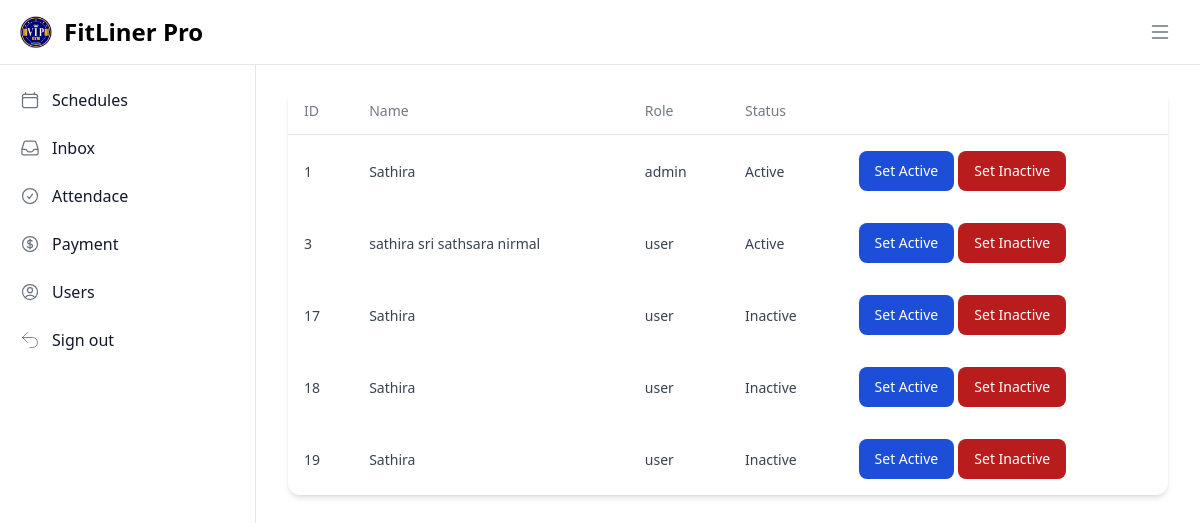
/public/admin_dashboard.php?active=users (signed in), run on the app's committed database.
### tables this page shows
CREATE TABLE `users` (
  `id` int NOT NULL,
  `name` varchar(100) NOT NULL,
  `email` varchar(100) NOT NULL,
  `password` varchar(255) NOT NULL,
  `created_at` timestamp NULL DEFAULT CURRENT_TIMESTAMP,
  `role` char(100) NOT NULL,
  `status` char(50) NOT NULL
);

### views/admins/users.php (the view, shortened to what this page needs)
<?php
include '../config.php';
$query = "SELECT * FROM users";
$result = $conn->query($query);
$users = $result->fetch_all(MYSQLI_ASSOC);
?>
<div class="relative flex flex-col w-full h-full overflow-scroll text-gray-700 bg-white shadow-md bg-clip-border rounded-xl">
    <table class="w-full text-left table-auto min-w-max">
        <thead>
            <tr>
                <th class="p-4 border-b border-blue-gray-100 bg-blue-gray-50">
                    <p class="block font-sans text-sm antialiased font-normal leading-none text-blue-gray-900 opacity-70">ID</p>
                </th>
                <th class="p-4 border-b border-blue-gray-100 bg-blue-gray-50">
                    <p class="block font-sans text-sm antialiased font-normal leading-none text-blue-gray-900 opacity-70">Name</p>
                </th>
                <th class="p-4 border-b border-blue-gray-100 bg-blue-gray-50">
                    <p class="block font-sans text-sm antialiased font-normal leading-none text-blue-gray-900 opacity-70">Role</p>
                </th>
                <th class="p-4 border-b border-blue-gray-100 bg-blue-gray-50">
                    <p class="block font-sans text-sm antialiased font-normal leading-none text-blue-gray-900 opacity-70">Status</p>
                </th>
                <th class="p-4 border-b border-blue-gray-100 bg-blue-gray-50"></th>
            </tr>
        </thead>
        <tbody>
            <?php foreach ($users as $user): ?>
                <tr class="even:bg-blue-gray-50/50">
                    <td class="p-4">
                        <p class="block font-sans text-sm antialiased font-normal leading-normal text-blue-gray-900"><?php echo htmlspecialchars($user['id']); ?></p>
                    </td>
                    <td class="p-4">
                        <p class="block font-sans text-sm antialiased font-normal leading-normal text-blue-gray-900"><?php echo htmlspecialchars($user['name']); ?></p>
                    </td>
                    <td class="p-4">
                        <p class="block font-sans text-sm antialiased font-normal leading-normal text-blue-gray-900"><?php echo htmlspecialchars($user['role']); ?></p>
                    </td>
                    <td class="p-4">
                        <p class="block font-sans text-sm antialiased font-normal leading-normal text-blue-gray-900"><?php echo htmlspecialchars($user['status']); ?></p>
                    </td>
                    <td class="p-4">
                        <div class="max-w-lg mx-auto">
                            <form action="../views/admins/change_status.php" method="POST">
                                <button type="submit" name="status" value="Active" class="text-white bg-blue-700 hover:bg-blue-800 focus:ring-4 focus:ring-blue-300 font-medium rounded-lg text-sm px-4 py-2.5 text-center inline-flex items-center">Set Active</button>
                                <button type="submit" name="status" value="Inactive" class="text-white bg-red-700 hover:bg-red-800 focus:ring-4 focus:ring-red-300 font-medium rounded-lg text-sm px-4 py-2.5 text-center inline-flex items-center">Set Inactive</button>
                            </form>
                        </div>
                    </td>
                </tr>
            <?php endforeach; ?>
        </tbody>
    </table>
</div>

### data on the page
users: id "1", name "Sathira", role "admin", status "Active"
users: id "3", name "sathira sri sathsara nirmal", role "user", status "Active"
users: id "17", name "Sathira", role "user", status "Inactive"
users: id "18", name "Sathira", role "user", status "Inactive"
users: id "19", name "Sathira", role "user", status "Inactive"
